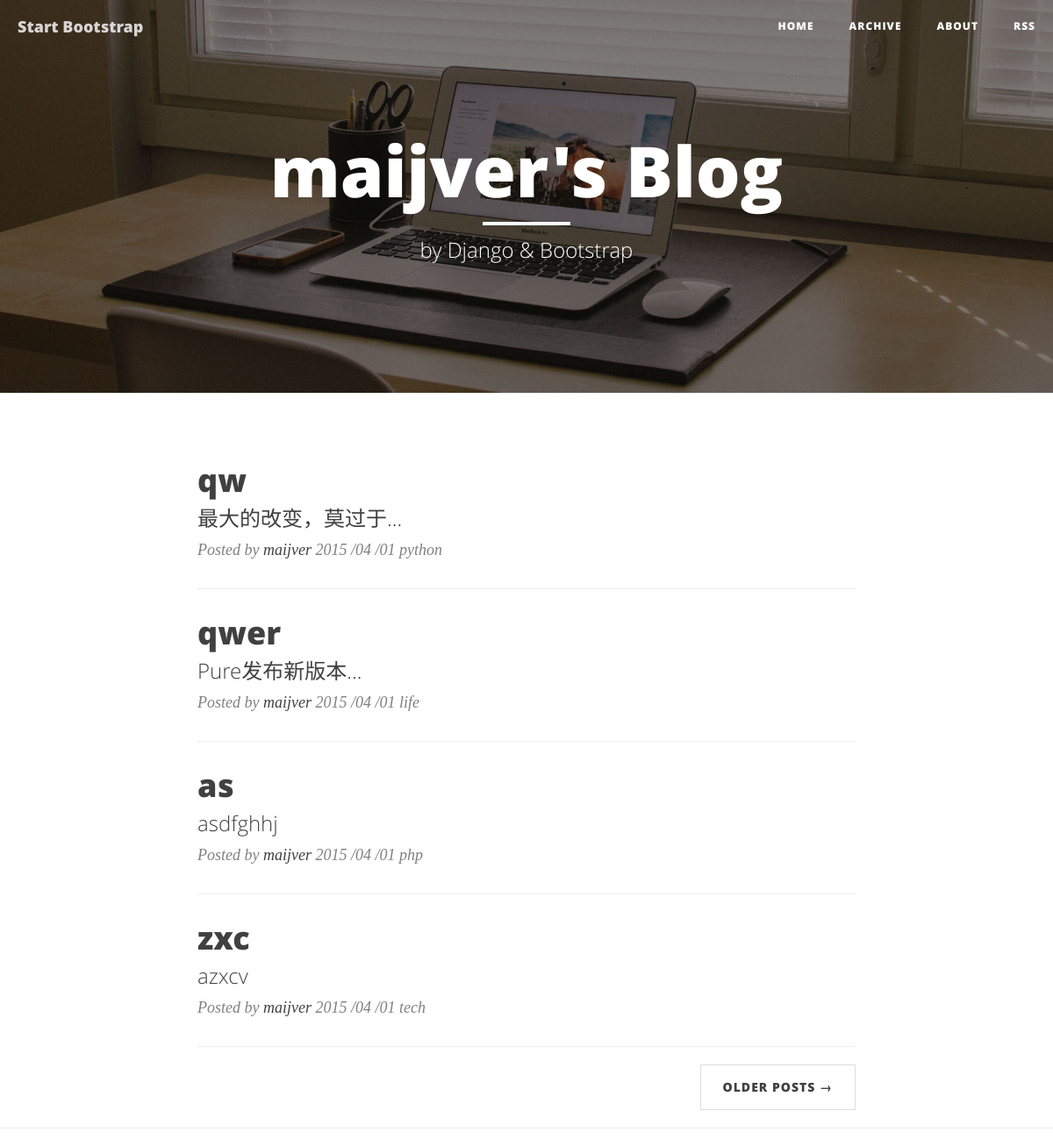
The page / on the database its author committed.
### blog/models.py (models this page shows, shortened)
class Blog(models.Model):
    title = models.CharField(max_length=100)
    category = models.CharField(max_length=50)
    content = models.TextField(null=True)
    time = models.DateTimeField()
    class Meta:
        ordering = ['-time']

### blog/views.py (the view)
# urls.py: url(r'^$','blog.views.home',name='home'),
def home(request):
    posts = Blog.objects.all()
    paginator = Paginator(posts,4) #一页显示4篇文章
    page = request.GET.get('page')
    try:
        post_list = paginator.page(page)
    except PageNotAnInteger:
        post_list = paginator.page(1)
    except EmptyPage:
        post_list = paginator.page(paginator.num_pages)
    return render(request,'home.html',{'post_list':post_list})

### templates/home.html
{% extends 'index.html' %}
{% block content %}
  <div class="container">
        <div class="row">
            <div class="col-lg-8 col-lg-offset-2 col-md-10 col-md-offset-1">
                {%for post in post_list %}
                    <div class="post-preview">
                        <a href="{% url 'detail' id=post.id%}">
                            <h2 class="post-title">
                                {{ post.title }}
                            </h2>
                            <h3 class="post-subtitle">
                                {{ post.content | truncatechars:10 }}
                            </h3>
                        </a>
                        <p class="post-meta">Posted by <a href="#">maijver</a> {{ post.time | date:'Y /m /d' }} {{ post.category }}</p>
                    </div>
                    <hr>
                {% endfor %}
                <ul class="pager">
                    <li class="next">
                        <a href="#">Older Posts &rarr;</a>
                    </li>
                </ul>
            </div>
        </div>
    </div>
    <hr>
{% endblock %}

### templates/index.html (shortened to what this page needs)
<!DOCTYPE html>
<html lang="en">
<head>
    <link href="/static/css/bootstrap.min.css" rel="stylesheet">
    <link href="/static/css/clean-blog.min.css" rel="stylesheet">
    <link href="/static/css/font-awesome.min.css" rel="stylesheet" type="text/css">
    <link href='/static/css/css.css' rel='stylesheet' type='text/css'>
    <link href='/static/css/css2.css' rel='stylesheet' type='text/css'>
</head>
<body>
    <nav class="navbar navbar-default navbar-custom navbar-fixed-top">
        <div class="container-fluid">
            <div class="navbar-header page-scroll">
                <a class="navbar-brand" href="index.html">Start Bootstrap</a>
            </div>
            <div class="collapse navbar-collapse" id="bs-example-navbar-collapse-1">
                <ul class="nav navbar-nav navbar-right">
                    <li>
                        <a href="{%url 'home' %}">Home</a>
                    </li>
                    <li>
                        <a href="{% url 'archive' %}">Archive</a>
                    </li>
                    <li>
                        <a href="{% url 'about' %}">About</a>
                    </li>
                    <li>
                        <a href="{% url 'RSS' %}">RSS</a>
                    </li>
                </ul>
            </div>
        </div>
    </nav>
    <header class="intro-header" {%block pic%} style="background-image: url('/static/img/home-bg.jpg')"{%endblock%}>
        <div class="container">
            <div class="row">
                <div class="col-lg-8 col-lg-offset-2 col-md-10 col-md-offset-1">
                    <div class="site-heading">
                        <h1>{%block html_name%}maijver's Blog{%endblock%}</h1>
                        <hr class="small">
                        <span class="subheading">by Django & Bootstrap</span>
                    </div>
                </div>
            </div>
        </div>
    </header>
   {% block content %}
   {% endblock%}
</body>
</html>

### rows shown on the page
Blog: title "qw", content "最大的改变，莫过于…", time "2015 /04 /01", category "python"
Blog: title "qwer", content "Pure发布新版本…", time "2015 /04 /01", category "life"
Blog: title "as", content "asdfghhj", time "2015 /04 /01", category "php"
Blog: title "zxc", content "azxcv", time "2015 /04 /01", category "tech"
